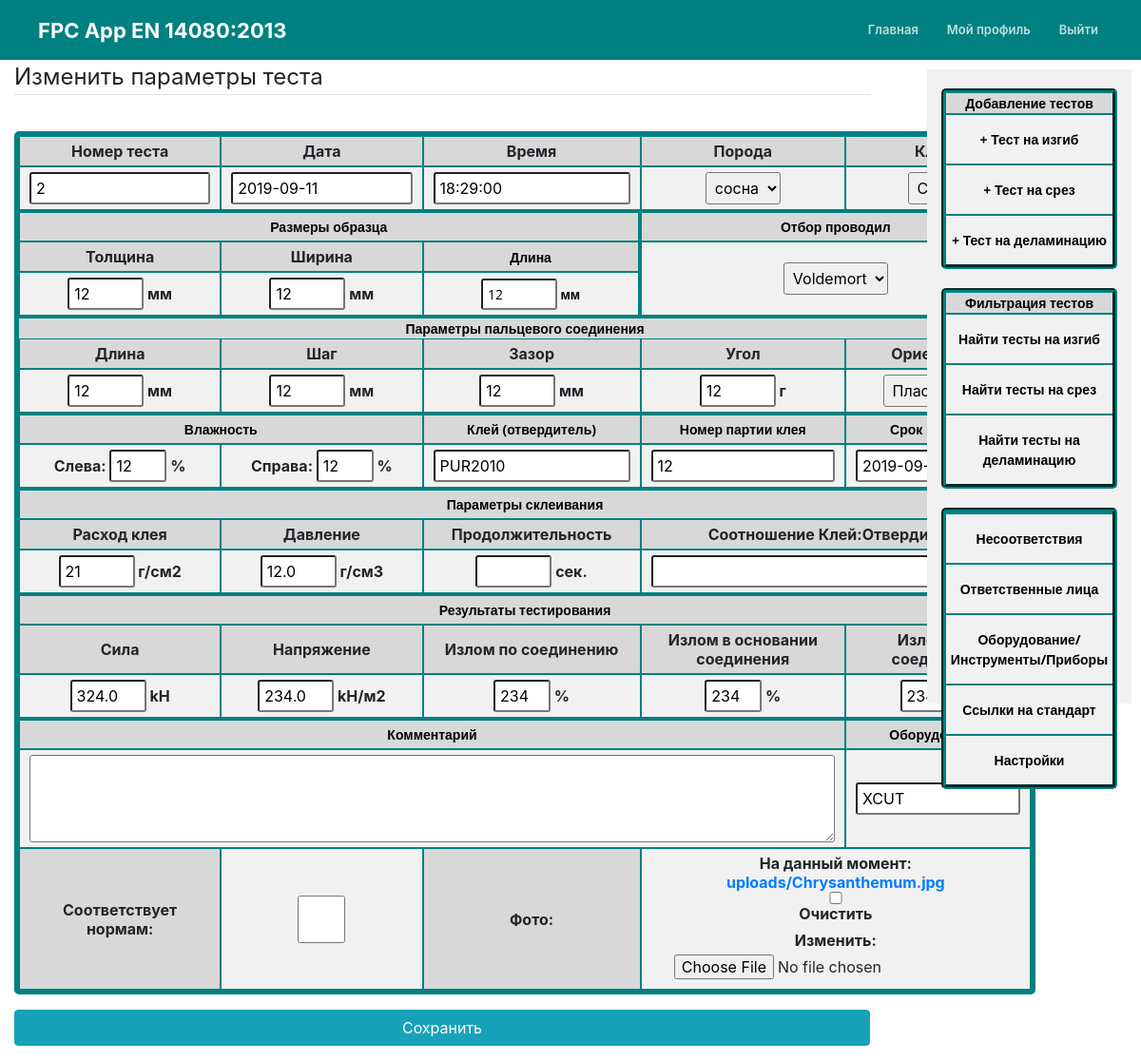
/bendtest/2/update/ (signed in), run on an earlier commit of the app's database.
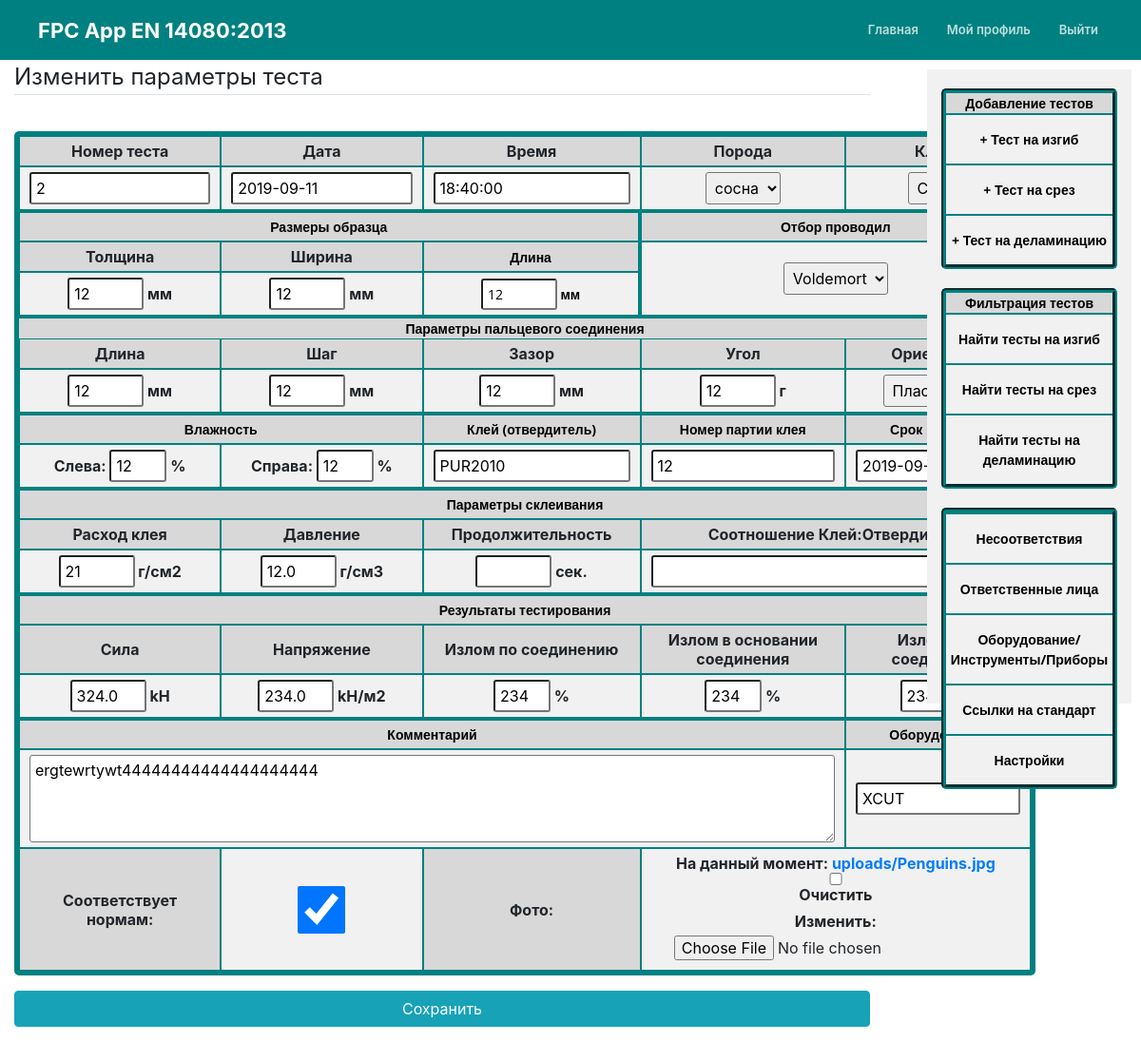
And on a later commit of the database.
### mainApp/models.py (models this page shows, shortened)
class TestLamella(models.Model):
	test_date = models.DateField()
	test_time = models.TimeField(blank=True, null=True, default=None)
	test_number = models.IntegerField(default=def_bt_test_number)
	equipment = models.CharField(max_length=100, default=def_bt_equipment)
	type_of_wood = models.ForeignKey(Wood_types, on_delete=models.PROTECT, null=True, related_name='TestLamella_fj_wood_type', default=def_bt_type_of_wood)
	strength_class = models.ForeignKey(strength_class_types, on_delete=models.PROTECT, null=True, related_name='TestLamella_strength_class', default=def_bt_strength_class)
	glue = models.CharField(max_length=100, default=def_bt_glue)
	glue_harderner_amount = models.CharField(max_length=100, blank=True, default=def_bt_glue_harderner_amount)
	lamellas_thickness = models.IntegerField(default=def_bt_lamellas_thickness)
	lamellas_width = models.IntegerField(default=def_bt_lamellas_width)
	lamellas_length = models.IntegerField(default=def_bt_lamellas_length)
	fj_length = models.IntegerField(default=def_bt_fj_length)
	fj_path = models.IntegerField(default=def_bt_fj_path)
	fj_gap = models.IntegerField(default=def_bt_fj_gap)
	fj_angle = models.IntegerField(default=def_bt_fj_angle)
	fj_orientation = models.CharField(max_length=100, choices=[('Пластевое', 'Пластевое'), ('Ребровое', 'Ребровое')], default=def_bt_fj_orientation)
	lamellas_left_moisture = models.IntegerField(default=def_bt_lamellas_left_moisture)
	lamellas_right_moisture = models.IntegerField(default=def_bt_lamellas_right_moisture)
	glue_pressure = models.FloatField(default=def_bt_glue_pressure)
	pressure_time = models.IntegerField(blank=True, null=True, default=def_bt_pressure_time)
	glue_use_amount = models.IntegerField(default=def_bt_glue_use_amount)
	glue_batch_number = models.CharField(max_length=100, default=def_bt_glue_batch_number)
	glue_expiration_date = models.DateField()
	lamellas_param = models.CharField(blank=True, max_length=100, default=def_bt_lamellas_param)
	lamellas_took_person = models.ForeignKey(Person, on_delete=models.PROTECT, related_name='TestLamella_took_person', default=def_bt_lamellas_took_person)
	force_crash = models.FloatField()
	time_of_testing = models.IntegerField(blank=True, null=True)
	lamellas_strength = models.FloatField()
	passed = models.BooleanField(default=False)
	by_fj_crash = models.IntegerField()
	base_fj_crash = models.IntegerField()
	out_of_fj_crash = models.IntegerField()
	comment = models.TextField(blank=True)
	photo = models.ImageField(upload_to='uploads', blank=True)
	author = models.ForeignKey(User, blank=True, null=True, on_delete=models.CASCADE)

### mainApp/views.py (the view, shortened to what this page needs)
# urls.py: path('bendtest/<int:pk>/update/',  BendTestUpdateView.as_view(), name='bend-test-update'),
class BendTestUpdateView(LoginRequiredMixin, UserPassesTestMixin, UpdateView):
	model = TestLamella
	success_url = '/bendtest/{id}/detail/'
	form_class = BendtestForm
	template_name = 'mainApp/BendTestUpdate.html'
	'''fields = ['test_date', 'test_time', 'test_number', 'equipment', 'type_of_wood', 'strength_class', 'glue',
		'glue_harderner_amount', 'lamellas_thickness', 'lamellas_width', 'lamellas_length', 'fj_length', 'fj_path', 'fj_gap',
		'fj_angle', 'fj_orientation', 'lamellas_left_moisture', 'lamellas_right_moisture', 'glue_pressure',
		'pressure_time', 'glue_use_amount', 'glue_batch_number', 'glue_expiration_date', 'lamellas_param',
		'lamellas_took_person', 'force_crash', 'time_of_testing', 'lamellas_strength', 'passed', 'by_fj_crash', 'base_fj_crash',
		'out_of_fj_crash', 'comment', 'photo']'''
	def test_func(self):
		test = self.get_object()
		if self.request.user == test.author:
			return True
		return False

### mainApp/forms.py
class BendtestForm(forms.ModelForm):
	test_date = forms.DateField(widget=DatePickerInput(format='%Y-%m-%d', options={'locale': 'ru'}), initial=datetime.date.today())
	glue_expiration_date = forms.DateField(widget=DatePickerInput(format='%Y-%m-%d', options={'locale': 'ru'}), initial=def_bt_glue_expiration_date)
	comment = forms.CharField(required=False, widget=forms.Textarea(attrs={'rows': 4, 'cols': 80}))
	test_time = forms.TimeField(required=False, widget=TimePickerInput())
	class Meta:
		model = TestLamella
		fields = ['test_date', 'test_time', 'test_number', 'equipment',
		'type_of_wood', 'strength_class', 'glue',
		'glue_harderner_amount', 'lamellas_thickness', 'lamellas_width', 'lamellas_length', 'fj_length', 'fj_path', 'fj_gap',
		'fj_angle', 'fj_orientation', 'lamellas_left_moisture', 'lamellas_right_moisture', 'glue_pressure',
		'pressure_time', 'glue_use_amount', 'glue_batch_number', 'glue_expiration_date', 'lamellas_param',
		'lamellas_took_person', 'force_crash', 'time_of_testing', 'lamellas_strength', 'passed', 'by_fj_crash', 'base_fj_crash',
		'out_of_fj_crash', 'comment', 'photo']

### mainApp/models.py (called while the page is built)
	def __str__(self):
		return self.name

	def __str__(self):
		return self.name

### mainApp/templates/mainApp/BendTestUpdate.html (shortened to what the changed rows need)
{% extends "mainApp/today.html" %}
{% load crispy_forms_tags %}
{% load bootstrap4 %}
{% block content %}
<form method="POST" enctype="multipart/form-data">
    <fieldset class="form-group">
    <table class="table_detail">
    <tr>
		<th class="table_cell dark_cell">Номер теста</th>
		<th class="table_cell dark_cell">Дата</th>
		<th class="table_cell dark_cell">Время</th>
		<th class="table_cell dark_cell">Порода</th>
		<th class="table_cell dark_cell">Класс</th>
	</tr>
	<tr>
        <th class="table_cell2">{{ form.test_number }}</th>
        <th class="table_cell2">{{ form.test_date }}</th>
        <th class="table_cell2">{{ form.test_time }}</th>
        <th class="table_cell2">{{ form.type_of_wood }}</th>
        <th class="table_cell2">{{ form.strength_class }}</th>
    </tr>
    <tr>
    	<th colspan="2" class="table_cell" id="cell3">Отбор проводил</th>
    </tr>
    <tr>
    	<th class="table_cell dark_cell">Толщина</th>
		<th class="table_cell dark_cell">Ширина</th>
		<th class="table_cell dark_cell" id="cell2">Длина</th>
		<th colspan="2" rowspan="2" class="table_cell">{{ form.lamellas_took_person }}</th>
    </tr>
    <tr>
    	<th class="table_cell">{{ form.lamellas_thickness }} мм</th>
    	<th class="table_cell">{{ form.lamellas_width }} мм</th>
    	<th class="table_cell" id="cell2">{{ form.lamellas_length }} мм</th>
    </tr>
    <tr>
    	<th colspan="5" id="cell3">Параметры пальцевого соединения</th>
    </tr>
    <tr>
		<th class="table_cell dark_cell">Длина</th>
		<th class="table_cell dark_cell">Шаг</th>
		<th class="table_cell dark_cell">Зазор</th>
		<th class="table_cell dark_cell">Угол</th>
		<th class="table_cell dark_cell">Ориентация</th>
	</tr>
    <tr>
    	<th class="table_cell">{{ form.fj_length }} мм</th>
    	<th class="table_cell">{{ form.fj_path }} мм</th>
    	<th class="table_cell">{{ form.fj_gap }} мм</th>
    	<th class="table_cell">{{ form.fj_angle }} г</th>
    	<th class="table_cell2">{{ form.fj_orientation }}</th>
    </tr>
    <tr>
    	<th colspan="2" class="table_cell" id="cell3">Влажность</th>
    	<th class="table_cell" id="cell3">Клей (отвердитель)</th>
    	<th class="table_cell" id="cell3">Номер партии клея</th>
    	<th class="table_cell" id="cell3">Срок годности</th>
    </tr>
    <tr>
    	<th class="table_cell short">Слева: {{ form.lamellas_left_moisture }} %</th>
    	<th class="table_cell short">Справа: {{ form.lamellas_right_moisture }} %</th>
    	<th class="table_cell2">{{ form.glue }}</th>
    	<th class="table_cell2">{{ form.glue_batch_number }}</th>
    	<th class="table_cell2">{{ form.glue_expiration_date }}</th>
    </tr>
    <tr>
    	<th colspan="5" class="table_cell" id="cell3">Параметры склеивания</th>
    </tr>
    <tr>
    	<th class="table_cell dark_cell">Расход клея</th>
    	<th class="table_cell dark_cell">Давление</th>
    	<th class="table_cell dark_cell">Продолжительность</th>
    	<th colspan="2" class="table_cell dark_cell">Соотношение Клей:Отвердитель</th>
    </tr>
    <tr>
    	<th class="table_cell">{{ form.glue_use_amount }} г/см2</th>
    	<th class="table_cell">{{ form.glue_pressure }} г/см3</th>
    	<th class="table_cell">{{ form.pressure_time }} сек.</th>
    	<th class="table_cell2" colspan="2">{{ form.glue_harderner_amount }}</th>
    </tr>
    <tr>
    	<th colspan="5" class="table_cell" id="cell3">Результаты тестирования</th>
    </tr>
    <tr>
    	<th class="table_cell dark_cell">Сила</th>
    	<th class="table_cell dark_cell">Напряжение</th>
    	<th class="table_cell dark_cell">Излом по соединению</th>
    	<th class="table_cell dark_cell">Излом в основании соединения</th>
    	<th class="table_cell dark_cell">Излом вне соединения</th>
    </tr>
    <tr>
    	<th class="table_cell">{{ form.force_crash }} kH</th>
    	<th class="table_cell">{{ form.lamellas_strength }} kH/м2</th>
    	<th class="table_cell short">{{ form.by_fj_crash }} %</th>
    	<th class="table_cell short">{{ form.base_fj_crash }} %</th>
    	<th class="table_cell short">{{ form.out_of_fj_crash }} %</th>
    </tr>
    <tr>
    	<th colspan="4" class="table_cell" id="cell3">Комментарий</th>
    	<th class="table_cell" id="cell3">Оборудование</th>
    </tr>
    <tr>
    	<th class="table_cell" colspan="4">{{ form.comment }}</th>
    	<th class="table_cell2">{{ form.equipment }}</th>
    </tr>
    <tr>
    	<th class="table_cell dark_cell">Соответствует нормам:</th>
    	<th class="table_cell long_inp">{{ form.passed }}</th>
    	<th class="table_cell dark_cell">Фото:</th>
    	<th class="table_cell long" colspan="2">{{ form.photo }}</th>
    </tr>
</table>
    </fieldset>
</form>
{% endblock content %}

What changed in the data, as far as the page shows it:
changed TestLamella "сосна": test_time "18:29:00" → "18:40:00"; comment (not shown) → "ergtewrtywt44444444444444444444"; passed "☐" → "☑"
Also different on the page:
text no longer shown: "На данный момент: uploads/Chrysanthemum.jpg Очистить Изменить:"
text now shown: "На данный момент: uploads/Penguins.jpg Очистить Изменить:"
